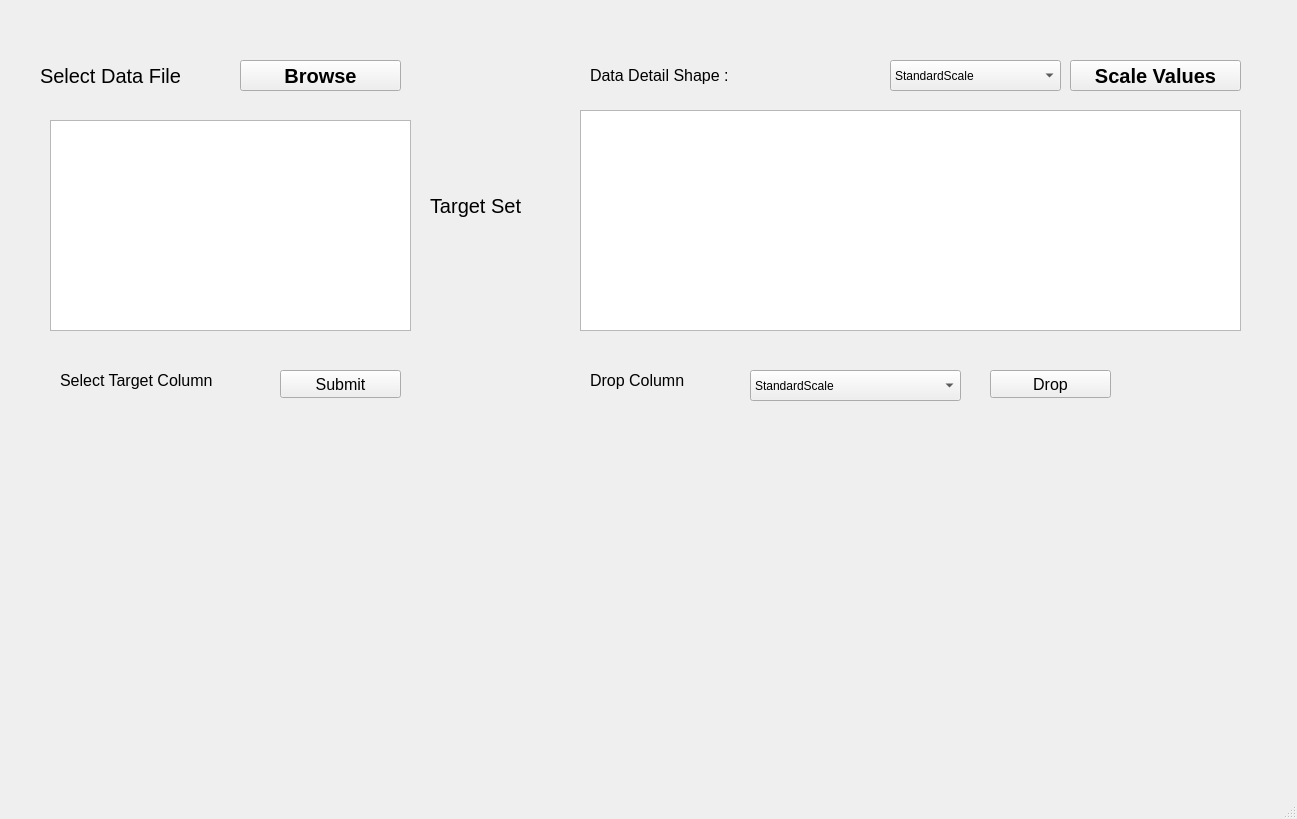
<?xml version="1.0" encoding="UTF-8"?>
<ui version="4.0">
 <class>MainWindow</class>
 <widget class="QMainWindow" name="MainWindow">
  <property name="geometry">
   <rect>
    <x>0</x>
    <y>0</y>
    <width>1297</width>
    <height>819</height>
   </rect>
  </property>
  <property name="windowTitle">
   <string>MainWindow</string>
  </property>
  <widget class="QWidget" name="centralwidget">
   <widget class="QLabel" name="label">
    <property name="geometry">
     <rect>
      <x>40</x>
      <y>60</y>
      <width>181</width>
      <height>31</height>
     </rect>
    </property>
    <property name="font">
     <font>
      <pointsize>15</pointsize>
     </font>
    </property>
    <property name="text">
     <string>Select Data File</string>
    </property>
   </widget>
   <widget class="QPushButton" name="Browse">
    <property name="geometry">
     <rect>
      <x>240</x>
      <y>60</y>
      <width>161</width>
      <height>31</height>
     </rect>
    </property>
    <property name="font">
     <font>
      <pointsize>15</pointsize>
      <weight>75</weight>
      <bold>true</bold>
     </font>
    </property>
    <property name="text">
     <string>Browse</string>
    </property>
   </widget>
   <widget class="QListWidget" name="listWidget">
    <property name="geometry">
     <rect>
      <x>50</x>
      <y>120</y>
      <width>361</width>
      <height>211</height>
     </rect>
    </property>
   </widget>
   <widget class="QLabel" name="label_2">
    <property name="geometry">
     <rect>
      <x>430</x>
      <y>190</y>
      <width>131</width>
      <height>31</height>
     </rect>
    </property>
    <property name="font">
     <font>
      <pointsize>15</pointsize>
     </font>
    </property>
    <property name="text">
     <string>Target Set</string>
    </property>
   </widget>
   <widget class="QLabel" name="shape">
    <property name="geometry">
     <rect>
      <x>770</x>
      <y>60</y>
      <width>101</width>
      <height>31</height>
     </rect>
    </property>
    <property name="font">
     <font>
      <pointsize>15</pointsize>
     </font>
    </property>
    <property name="text">
     <string/>
    </property>
   </widget>
   <widget class="QPushButton" name="scale_btn">
    <property name="geometry">
     <rect>
      <x>1070</x>
      <y>60</y>
      <width>171</width>
      <height>31</height>
     </rect>
    </property>
    <property name="font">
     <font>
      <pointsize>15</pointsize>
      <weight>75</weight>
      <bold>true</bold>
     </font>
    </property>
    <property name="text">
     <string>Scale Values</string>
    </property>
   </widget>
   <widget class="QLabel" name="label_3">
    <property name="geometry">
     <rect>
      <x>590</x>
      <y>60</y>
      <width>181</width>
      <height>31</height>
     </rect>
    </property>
    <property name="font">
     <font>
      <family>Arial</family>
      <pointsize>12</pointsize>
     </font>
    </property>
    <property name="text">
     <string>Data Detail Shape :</string>
    </property>
   </widget>
   <widget class="QComboBox" name="scaler">
    <property name="geometry">
     <rect>
      <x>890</x>
      <y>60</y>
      <width>171</width>
      <height>31</height>
     </rect>
    </property>
    <item>
     <property name="text">
      <string>StandardScale</string>
     </property>
    </item>
    <item>
     <property name="text">
      <string>MinMaxScale</string>
     </property>
    </item>
    <item>
     <property name="text">
      <string>PowerScale</string>
     </property>
    </item>
   </widget>
   <widget class="QTableView" name="tableView">
    <property name="geometry">
     <rect>
      <x>580</x>
      <y>110</y>
      <width>661</width>
      <height>221</height>
     </rect>
    </property>
   </widget>
   <widget class="QLabel" name="label_4">
    <property name="geometry">
     <rect>
      <x>60</x>
      <y>370</y>
      <width>201</width>
      <height>21</height>
     </rect>
    </property>
    <property name="font">
     <font>
      <family>Arial</family>
      <pointsize>12</pointsize>
     </font>
    </property>
    <property name="text">
     <string>Select Target Column</string>
    </property>
   </widget>
   <widget class="QPushButton" name="Submit">
    <property name="geometry">
     <rect>
      <x>280</x>
      <y>370</y>
      <width>121</width>
      <height>28</height>
     </rect>
    </property>
    <property name="font">
     <font>
      <family>Arial</family>
      <pointsize>12</pointsize>
     </font>
    </property>
    <property name="text">
     <string>Submit</string>
    </property>
   </widget>
   <widget class="QLabel" name="target_name">
    <property name="geometry">
     <rect>
      <x>430</x>
      <y>240</y>
      <width>131</width>
      <height>31</height>
     </rect>
    </property>
    <property name="font">
     <font>
      <pointsize>15</pointsize>
     </font>
    </property>
    <property name="text">
     <string/>
    </property>
   </widget>
   <widget class="QLabel" name="label_5">
    <property name="geometry">
     <rect>
      <x>590</x>
      <y>370</y>
      <width>131</width>
      <height>21</height>
     </rect>
    </property>
    <property name="font">
     <font>
      <family>Arial</family>
      <pointsize>12</pointsize>
     </font>
    </property>
    <property name="text">
     <string>Drop Column</string>
    </property>
   </widget>
   <widget class="QComboBox" name="dropcolumn">
    <property name="geometry">
     <rect>
      <x>750</x>
      <y>370</y>
      <width>211</width>
      <height>31</height>
     </rect>
    </property>
    <item>
     <property name="text">
      <string>StandardScale</string>
     </property>
    </item>
    <item>
     <property name="text">
      <string>MinMaxScale</string>
     </property>
    </item>
    <item>
     <property name="text">
      <string>PowerScale</string>
     </property>
    </item>
   </widget>
   <widget class="QPushButton" name="drop">
    <property name="geometry">
     <rect>
      <x>990</x>
      <y>370</y>
      <width>121</width>
      <height>28</height>
     </rect>
    </property>
    <property name="font">
     <font>
      <family>Arial</family>
      <pointsize>12</pointsize>
     </font>
    </property>
    <property name="text">
     <string>Drop</string>
    </property>
   </widget>
  </widget>
  <widget class="QMenuBar" name="menubar">
   <property name="geometry">
    <rect>
     <x>0</x>
     <y>0</y>
     <width>1297</width>
     <height>26</height>
    </rect>
   </property>
  </widget>
  <widget class="QStatusBar" name="statusbar"/>
 </widget>
 <resources/>
 <connections/>
</ui>
